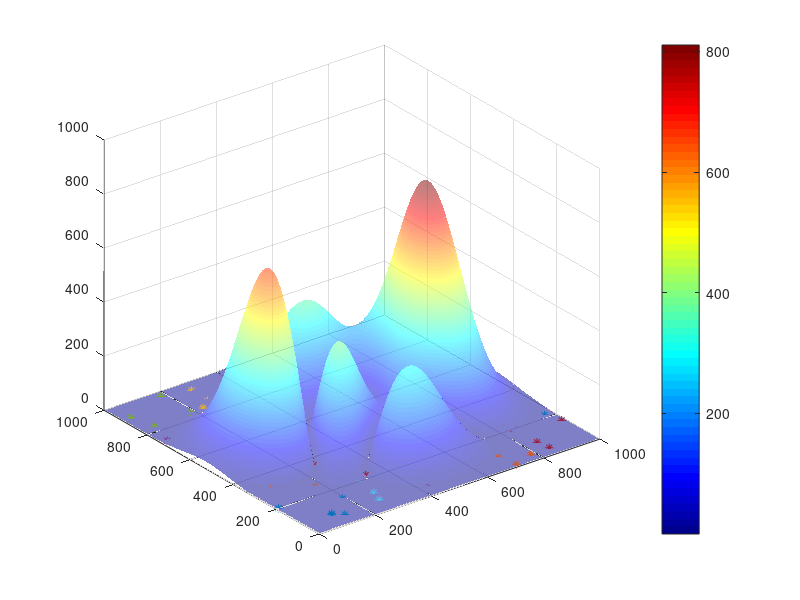

MATLAB code to generate this figure: (Note: this script raises an error after producing the figure.)
clc
clear
close all

n = 1000;
X = linspace(1,n,n);
Y = X;
Box_lowerbound = [1 1];
Box_upperbound = [n n];
Z = abs((peaks(n)*100));
% Z(Z<400) = 0;

%%%%%%%%%%%%%%%%%%%%%%%%%%%%%%%%%%%%%%%%%%%%%%%%%%%%%%%%%%%%%%%%%%%%%%%%%%%
        %% Boundary Slice (Sub-boundary)
        %%%%
        slice = 5;
        %%%%

        Seed_bag_infor.Sub_Boundary = [];
        X_sub = linspace(X(1),X(end),slice+1);
        Y_sub = linspace(Y(1),Y(end),slice+1);
        Totle_slice =  slice^2;
        Sub_Boundary = zeros(Totle_slice,4);
        i = 1;
        for n = 1:size(X_sub,2)-1
            for nn = 1:size(Y_sub,2)-1
                Sub_Boundary(i,:) = round([X_sub(n), X_sub(n+1), Y_sub(nn), Y_sub(nn+1)]);
                i = i+1;
            end
        end
        Seed_bag_infor.Sub_Boundary = Sub_Boundary;

        %% Sub-boundary seeds spread
        %%%%
        seeds_per_bag = 5;
        %%%%
        Seed_bag_infor.Seed_bag = {};
        Dimension = 2;
        Seeds = zeros(seeds_per_bag,Dimension);
        for n = 1:size(Sub_Boundary,1)
            i = 1;
            for nn = [1,Dimension+1]
                Seed = randi([Sub_Boundary(n,nn), Sub_Boundary(n,nn+1)], seeds_per_bag, 1);
                Seeds(:,i) = Seed;
                i = i+1;
            end
            Seed_bag_infor.Seed_bag{n,1} = Seeds;
        end

        %% Scan & Rank Zoon
        Seed_bag_infor.Zoon_Score_Avg = [];

        for n = 1:size(Seed_bag_infor.Seed_bag,1)
            Zoon_Score = zeros(1,seeds_per_bag);
            for nn = 1:seeds_per_bag
                Seed_bag_infor.Seed_bag
                Zoon_Score(nn) = Z(Seed_bag_infor.Seed_bag{n}(nn,1),Seed_bag_infor.Seed_bag{n}(nn,2));
            end
            Seed_bag_infor.Zoon_Score_Avg = [Seed_bag_infor.Zoon_Score_Avg; mean(Zoon_Score)];
        end

        Score_sort = sort(Seed_bag_infor.Zoon_Score_Avg,'descend');

        Seed_bag_infor.Rank = [];
        iii = 1;
        for n = 1:size(Score_sort,1)
            index = find(Seed_bag_infor.Zoon_Score_Avg == Score_sort(n));
            if length(index)>1
                Seed_bag_infor.Rank(n:n+length(index)-1,1) = index;
                break
            end
            Seed_bag_infor.Rank(n,1) = index;
        end
        
        
        %%
        A = figure;
        surf(X,Y,Z','FaceAlpha',0.5);
        hold on
        for a = 2:slice
            line([X_sub(a),X_sub(a)],[Y(1),Y(end)],'Color','k','LineStyle','--')
            hold on
            line([X(1),X(end)],[Y_sub(a),Y_sub(a)],'Color','k','LineStyle','--')
            hold on
        end
        for b = 1:size(Seed_bag_infor.Seed_bag,1)
            plot(Seed_bag_infor.Seed_bag{b,1}(:,1),Seed_bag_infor.Seed_bag{b,1}(:,2),'*')
        end
        hold off
        shading interp
        colormap(jet)
        colorbar
        saveas(A,'A.png')

       %% Respread the seeds
        %%%%
        seed_num_max = 5;
        %%%%
        
        Seed_bag_infor.Seed_bag_2 = {};
        for k = 1:size(Score_sort,1)
            if seed_num_max-3*(k-1) == 0
                seed_num = 1;
            else
                seed_num = seed_num_max-2*(k-1);
            end
            i = 1;
            Seeds = zeros(seed_num,2);
            for nn = [1,Dimension+1]
                Seed = randi([Seed_bag_infor.Sub_Boundary(Seed_bag_infor.Rank(k),nn), Seed_bag_infor.Sub_Boundary(Seed_bag_infor.Rank(k),nn+1)], seed_num, 1);
                Seeds(:,i) = Seed;
                i = i+1;
            end
            Seed_bag_infor.Seed_bag_2{k,1} = Seeds;
        end
        %%
D = figure;
contourf(X,Y,Z',20);
hold on
for a = 2:slice
    line([X_sub(a),X_sub(a)],[Y(1),Y(end)],'Color','k','LineStyle','--')
    hold on
    line([X(1),X(end)],[Y_sub(a),Y_sub(a)],'Color','k','LineStyle','--')
    hold on
end
shading interp
colormap(jet)
colorbar
hold on
for a = 1:size(Seed_bag_infor.Seed_bag_2,1)
    plot(Seed_bag_infor.Seed_bag_2{a,1}(:,1),Seed_bag_infor.Seed_bag_2{a,1}(:,2),'o','color',[1.00,0.41,0.16],'MarkerFaceColor','w','MarkerSize',2.5)
    hold on
end
saveas(D,'D.png')

%%%%%%%%%%%%%%%%%%%%%%%%%%%%%%%%%%%%%%%%%%%%%%%%%%%%%%%%%%%%%%%%%%%%%%%%%%%
%%
B = figure;
contourf(X,Y,Z',20);
hold on
for a = 2:slice
    line([X_sub(a),X_sub(a)],[Y(1),Y(end)],'Color','k','LineStyle','--')
    hold on
    line([X(1),X(end)],[Y_sub(a),Y_sub(a)],'Color','k','LineStyle','--')
    hold on
end
shading interp
colormap(jet)
colorbar
hold on


All_seed.map = [];
All_seed.move = [];
All_seed.unmove = [];
All_seed.score = [];
for k = 1:size(Score_sort,1)
    %%%%
    % seed_num = 10;
%     seed=[700,1];
    % seed = ceil(rand(2,seed_num)*1000)';
    seed = Seed_bag_infor.Seed_bag_2{k};
    %%%%
    if isempty(seed)==1
        break
    end
    
    
    for j = 1:size(seed)
        step_num = 1;
        step_size = 10;
        seednow = seed(j,:);
        All_seed.map = [All_seed.map; seednow];
        All_seed.score = [All_seed.score; Z(seednow(1),seednow(2))];

    while step_num<100
    %     plot3(seednow(1),seednow(2),Z(seednow(1),seednow(2)'),'o','color',[1.00,0.41,0.16],'MarkerFaceColor','R','MarkerSize',2.5)
        plot(seednow(1),seednow(2),'o','color',[1.00,0.41,0.16],'MarkerFaceColor','w','MarkerSize',2.5)
        hold on

        score = Z(seednow(1),seednow(2));

        parameter_near = [seednow-step_size;seednow;seednow+step_size];
        score_near = zeros(size(parameter_near));
        for i = [1,3]
            for ii = 1:size(parameter_near,2)
                seed_near = seednow;
                seed_near(ii) = parameter_near(i,ii);
    %%%%%%%%%%%%%%%%%%%%%%%%%%%%%%%%%%%%%%%%%%
                for n = 1:length(Box_lowerbound)
                    if seed_near(n)<Box_lowerbound(n) || seed_near(n)>Box_upperbound(n)
                        if (seed_near(n)-Box_lowerbound(n))<0
                            seed_near(n) = Box_lowerbound(n);
                        else
                            seed_near(n) = Box_upperbound(n);
                        end
                    end 
                end
    %%%%%%%%%%%%%%%%%%%%%%%%%%%%%%%%%%%%%%%%%%
                score_near(i,ii) = Z(seed_near(1),seed_near(2));
            end
        end
        score_near(2,:) = score.*ones(1,size(seednow,2));
        score_NowGradient = diff(score_near);
        score_next_direction = mean(score_NowGradient);

        if size(All_seed.map,1)>3
            if seednow == All_seed.map(size(All_seed.map,1)-2,:)
                step_size = step_size-1;
                if step_size>=1
                    continue
                else
                    break
                end
            end
        end  

        if norm(score_next_direction) == 0
            step_size = step_size-1;
            if step_size>=1
                continue
            else
                if step_num == 1
                 All_seed.unmove = [All_seed.unmove;seednow];
                end
                break
            end
        end

        seed_unit_direction = score_next_direction/norm(score_next_direction);
        seed_next = round(seednow + step_size*seed_unit_direction,3);
        for n = 1:length(Box_lowerbound)
            if seed_next(n)<Box_lowerbound(n) || seed_next(n)>Box_upperbound(n)
                if (seed_next(n)-Box_lowerbound(n))<0
                    seed_next(n) = Box_lowerbound(n);
                else
                    seed_next(n) = Box_upperbound(n);
                end
            end
        end

        if seed_next == seednow
           break
        end
        seednow = round(seed_next);

    %     if size(All_seed.map,1)>3
    %         if seednow == All_seed.map(size(All_seed.map,1)-1,:)
    %             break
    %         end
    %     end  

        All_seed.map = [All_seed.map;seednow];
        All_seed.score = [All_seed.score; Z(seednow(1),seednow(2))];
        pause(0.01)
        saveas(B,['',num2str(k),'-',num2str(j),'-',num2str(step_num),'.png'])


        step_num = step_num+1;

    end
        % saveas(B,['',num2str(j),'.png'])
        pause(1)
    end
end
hold off

seed_num = zeros(k-1,1);
for i = 1:k-1
    seed_num(i,1) = size(Seed_bag_infor.Seed_bag_2{i,1},1);
end
Total_seed = sum(seed_num);

%%
C = figure;
contourf(X,Y,Z',20);
hold on
for a = 2:slice
    line([X_sub(a),X_sub(a)],[Y(1),Y(end)],'Color','w','LineStyle','--')
    hold on
    line([X(1),X(end)],[Y_sub(a),Y_sub(a)],'Color','w','LineStyle','--')
    hold on
end
hold off
shading interp
colormap(jet)
hold on
plot(All_seed.map(:,1),All_seed.map(:,2),'*','color',[1.00,0.41,0.16],'MarkerFaceColor','w','MarkerSize',2.5)
hold on
plot(All_seed.unmove(:,1),All_seed.unmove(:,2),'o','color',[0.00,1.00,1.00],'MarkerFaceColor',[0 0.4470 0.7410],'MarkerSize',4)
title(['Total Seed = ',num2str(Total_seed),'  Unmove = ',num2str(length(All_seed.unmove(:,1))),''])
saveas(C,'C.png')
